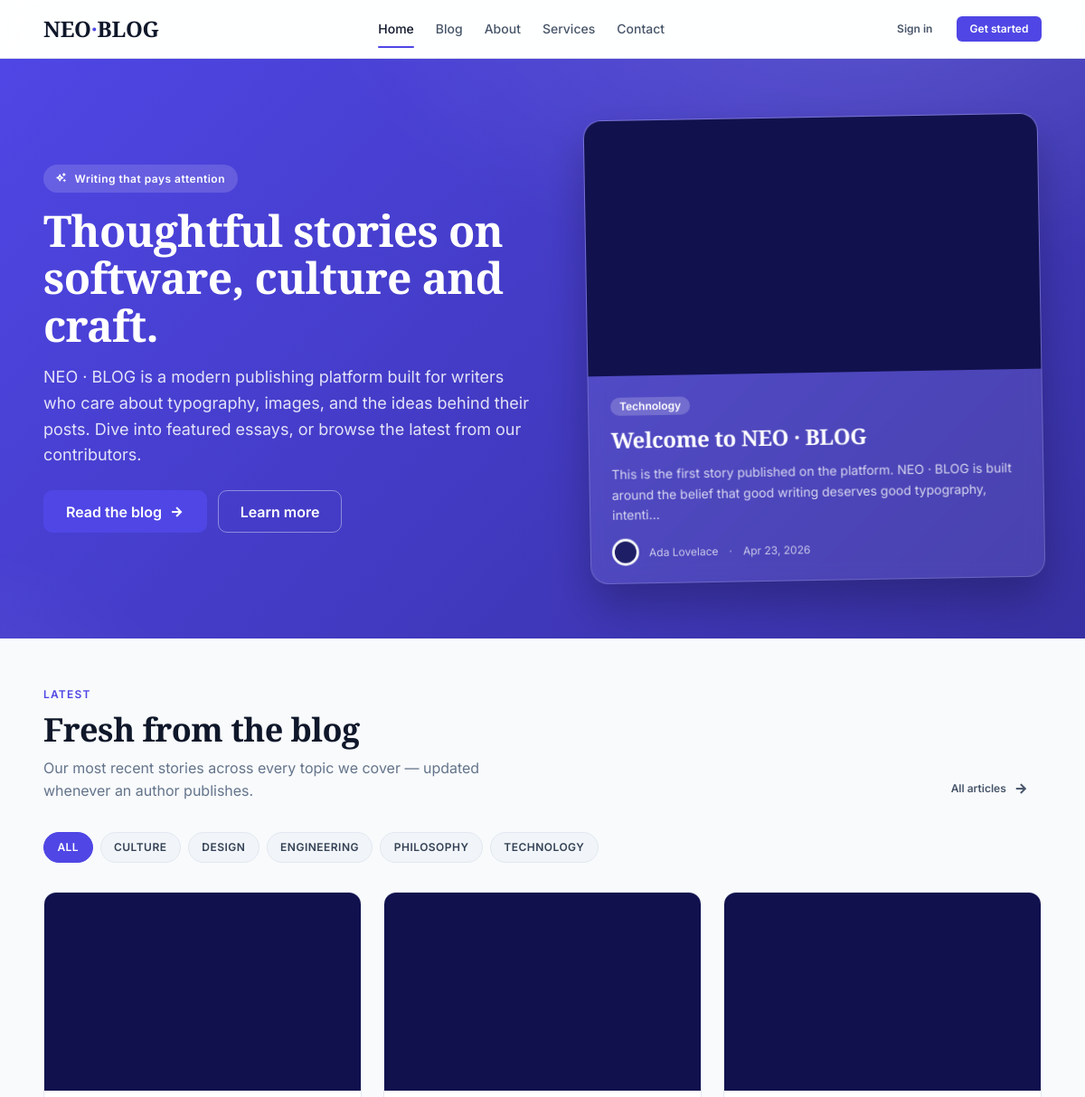
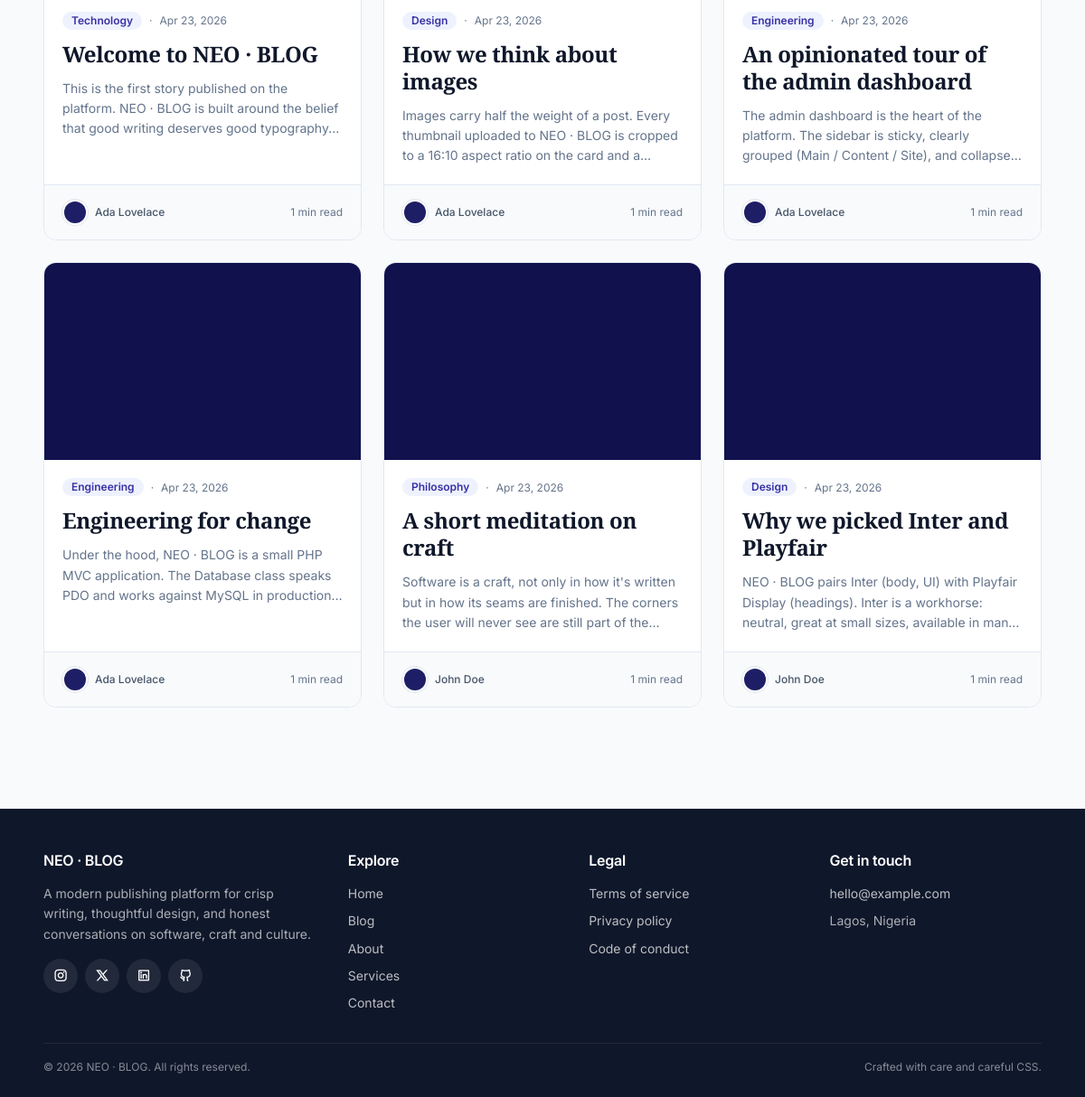
The page / on the database its author committed (2 pictures, top to bottom).
### tables this page shows
CREATE TABLE posts (
    id           INT UNSIGNED AUTO_INCREMENT PRIMARY KEY,
    title        VARCHAR(255) NOT NULL,
    body         LONGTEXT     NOT NULL,
    thumbnail    VARCHAR(255) NOT NULL DEFAULT 'default-thumbnail.png',
    category_id  INT UNSIGNED NOT NULL,
    author_id    INT UNSIGNED NOT NULL,
    is_featured  TINYINT(1)   NOT NULL DEFAULT 0,
    date_time    TIMESTAMP    NOT NULL DEFAULT CURRENT_TIMESTAMP,
    KEY idx_category (category_id),
    KEY idx_author   (author_id),
    CONSTRAINT fk_posts_category FOREIGN KEY (category_id) REFERENCES categories(id) ON DELETE RESTRICT,
    CONSTRAINT fk_posts_author   FOREIGN KEY (author_id)   REFERENCES users(id)      ON DELETE CASCADE
);

CREATE TABLE categories (
    id          INT UNSIGNED AUTO_INCREMENT PRIMARY KEY,
    title       VARCHAR(120) NOT NULL,
    created_at  TIMESTAMP    NOT NULL DEFAULT CURRENT_TIMESTAMP,
    UNIQUE KEY uniq_title (title)
);

CREATE TABLE users (
    id          INT UNSIGNED AUTO_INCREMENT PRIMARY KEY,
    firstname   VARCHAR(100) NOT NULL,
    lastname    VARCHAR(100) NOT NULL,
    username    VARCHAR(50)  NOT NULL,
    email       VARCHAR(190) NOT NULL,
    password    VARCHAR(255) NOT NULL,
    avatar      VARCHAR(255) NOT NULL DEFAULT 'default-avatar.png',
    is_admin    TINYINT(1)   NOT NULL DEFAULT 0,
    created_at  TIMESTAMP    NOT NULL DEFAULT CURRENT_TIMESTAMP,
    UNIQUE KEY uniq_username (username),
    UNIQUE KEY uniq_email    (email)
);

### app/Controllers/HomeController.php (called while the page is built, shortened)
<?php
final class HomeController
{
    public function index(): void
    {
        $postModel     = new Post();
        $categoryModel = new Category();
        View::render('home', [
            'title'      => APP_NAME,
            'featured'   => $postModel->getFeatured(),
            'posts'      => $postModel->getLatest(6),
            'categories' => $categoryModel->getAll(),
            'activeLink' => 'home',
        ]);
    }
}

### public/index.php (called while the page is built, shortened)
<?php
$router = new \App\Core\Router();
$router->dispatch(
    $_SERVER['REQUEST_METHOD'] ?? 'GET',
    $_SERVER['REQUEST_URI']    ?? '/'
);

### app/Core/helpers.php (called while the page is built, shortened)
<?php
function e(mixed $value): string
{
    return htmlspecialchars((string) $value, ENT_QUOTES | ENT_SUBSTITUTE, 'UTF-8');
}
function url(string $path = '/'): string
{
    $path = '/' . ltrim($path, '/');
    return rtrim(ROOT_URL, '/') . $path;
}
function upload_url(string $filename): string
{
    return url('uploads/' . ltrim($filename, '/'));
}
function timeAgo(string $dateTimeStr): string
{
    $diff = time() - strtotime($dateTimeStr);
    return date('M d, Y', (int) strtotime($dateTimeStr));
}
function formatDate(string $dateTimeStr, string $format = 'M d, Y - h:i a'): string
{
    $ts = strtotime($dateTimeStr);
    return $ts ? date($format, $ts) : $dateTimeStr;
}
function excerpt(string $text, int $length = 240): string
{
    $text = trim(preg_replace('/\s+/u', ' ', $text) ?? $text);
    return rtrim(mb_substr($text, 0, $length), " \t\n\r.,;:-") . '…';
}
function readingTime(string $text): int
{
    $words = str_word_count(strip_tags($text));
    return max(1, (int) ceil($words / 220));
}
function avatar_url(?string $filename): string
{
    $filename = trim((string) $filename);
    return upload_url($filename);
}
function thumbnail_url(?string $filename): string
{
    $filename = trim((string) $filename);
    return upload_url($filename);
}

### app/Core/Database.php (called while the page is built, shortened)
<?php
final class Database
{
    private PDO $pdo;
    private function __construct()
    {
        try {
            if (DB_DRIVER === 'sqlite') {
                $this->pdo = new PDO('sqlite:' . DB_SQLITE_PATH);
                $this->pdo->exec('PRAGMA foreign_keys = ON');
            } else {
                $dsn = sprintf(
                    'mysql:host=%s;port=%d;dbname=%s;charset=%s',
                    DB_HOST,
                    DB_PORT,
                    DB_NAME,
                    DB_CHARSET
                );
                $this->pdo = new PDO($dsn, DB_USER, DB_PASS);
            }
            $this->pdo->setAttribute(PDO::ATTR_ERRMODE,            PDO::ERRMODE_EXCEPTION);
            $this->pdo->setAttribute(PDO::ATTR_DEFAULT_FETCH_MODE, PDO::FETCH_ASSOC);
            $this->pdo->setAttribute(PDO::ATTR_EMULATE_PREPARES,   false);
        } catch (PDOException $e) {
            throw new RuntimeException(
                'Database connection failed: ' . $e->getMessage(),
                (int) $e->getCode(),
                $e
            );
        }
    }
    public function fetchAll(string $sql, string $types = '', mixed ...$params): array
    {
        return $this->run($sql, $params)->fetchAll();
    }
    public function fetchOne(string $sql, string $types = '', mixed ...$params): ?array
    {
        $row = $this->run($sql, $params)->fetch();
        return $row === false ? null : $row;
    }
    private function run(string $sql, array $params): \PDOStatement
    {
        $stmt = $this->pdo->prepare($sql);
        $stmt->execute($params);
        return $stmt;
    }
}

### app/Models/Post.php (called while the page is built, shortened)
<?php
final class Post
{
    private Database $db;
    public function __construct()
    {
        $this->db = Database::getInstance();
    }
    public function getFeatured(): ?array
    {
        return $this->db->fetchOne(self::BASE_SELECT . " WHERE posts.is_featured = 1 LIMIT 1");
    }
    public function getLatest(int $limit = 6): array
    {
        return $this->db->fetchAll(
            self::BASE_SELECT . " ORDER BY posts.date_time DESC LIMIT ?",
            '', $limit
        );
    }
}

### app/Models/Category.php (called while the page is built, shortened)
<?php
final class Category
{
    private Database $db;
    public function __construct()
    {
        $this->db = Database::getInstance();
    }
    public function getAll(): array
    {
        return $this->db->fetchAll("SELECT * FROM categories ORDER BY title");
    }
}

### resources/views/partials/post-card.php (the view, shortened to what this page needs)
<article class="post-card">
    <a href="<?= url('/post?id=' . (int) $post['id']) ?>" class="post-card__thumb">
        <img src="<?= thumbnail_url($post['thumbnail'] ?? '') ?>" alt="<?= e($post['title']) ?>">
    </a>
    <div class="post-card__body">
        <div class="post-card__meta">
            <a href="<?= url('/category?id=' . (int) $post['category_id']) ?>" class="badge badge--primary"><?= e($post['category_title']) ?></a>
            <span>·</span>
            <span><?= e(formatDate($post['date_time'], 'M d, Y')) ?></span>
        </div>
        <h3 class="post-card__title">
            <a href="<?= url('/post?id=' . (int) $post['id']) ?>"><?= e($post['title']) ?></a>
        </h3>
        <p class="post-card__excerpt"><?= e(excerpt(strip_tags($post['body']), 160)) ?></p>
    </div>
    <div class="post-card__footer">
        <div class="post-card__author">
            <span class="avatar avatar--xs">
                <img src="<?= avatar_url($post['avatar'] ?? '') ?>" alt="">
            </span>
            <span><?= e($post['firstname'] . ' ' . $post['lastname']) ?></span>
        </div>
        <span class="post-card__readtime"><?= readingTime($post['body']) ?> min read</span>
    </div>
</article>

### resources/views/home.php (shortened to what this page needs)
<section class="hero">
    <div class="container hero__inner">
        <div>
            <span class="hero__badge"><i class="ri-sparkling-line"></i> Writing that pays attention</span>
            <h1>Thoughtful stories on software, culture and craft.</h1>
            <p>
                NEO · BLOG is a modern publishing platform built for writers who care about typography, images, and the ideas behind their posts.
                Dive into featured essays, or browse the latest from our contributors.
            </p>
            <div class="hero__actions">
                <a href="<?= url('/blog') ?>" class="btn btn--lg">
                    Read the blog <i class="ri-arrow-right-line"></i>
                </a>
                <a href="<?= url('/about') ?>" class="btn btn--outline btn--lg">Learn more</a>
            </div>
        </div>
        <?php if ($featured): ?>
            <a href="<?= url('/post?id=' . (int) $featured['id']) ?>" class="hero__featured-card">
                <div class="hero__featured-thumb">
                    <img src="<?= thumbnail_url($featured['thumbnail']) ?>" alt="<?= e($featured['title']) ?>">
                </div>
                <div class="hero__featured-body">
                    <span class="badge"><?= e($featured['category_title']) ?></span>
                    <h3><?= e($featured['title']) ?></h3>
                    <p><?= e(excerpt(strip_tags($featured['body']), 140)) ?></p>
                    <div class="hero__featured-meta">
                        <span class="avatar avatar--xs">
                            <img src="<?= avatar_url($featured['avatar']) ?>" alt="">
                        </span>
                        <span><?= e($featured['firstname'] . ' ' . $featured['lastname']) ?></span>
                        <span>·</span>
                        <span><?= e(timeAgo($featured['date_time'])) ?></span>
                    </div>
                </div>
            </a>
        <?php endif; ?>
    </div>
</section>
<section class="section">
    <div class="container">
        <div class="section-head">
            <div>
                <span class="section-head__eyebrow">Latest</span>
                <h2>Fresh from the blog</h2>
                <p>Our most recent stories across every topic we cover — updated whenever an author publishes.</p>
            </div>
            <a href="<?= url('/blog') ?>" class="btn btn--ghost btn--sm">
                All articles <i class="ri-arrow-right-line"></i>
            </a>
        </div>
        <?php View::partial('partials/categories-row', ['categories' => $categories]); ?>
        <?php if (empty($posts)): ?>
            <div class="empty-state">
                <i class="ri-inbox-line"></i>
                <div class="empty-state__title">No posts yet</div>
                <div>Sign in as an admin to publish the first story.</div>
            </div>
        <?php else: ?>
            <div class="post-grid">
                <?php foreach ($posts as $post): ?>
                    <?php View::partial('partials/post-card', ['post' => $post]); ?>
                <?php endforeach; ?>
            </div>
        <?php endif; ?>
    </div>
</section>

### resources/views/partials/categories-row.php
<?php
$activeCategoryId = $activeCategoryId ?? null;
?>
<div class="categories-row">
    <a href="<?= url('/blog') ?>" class="chip <?= $activeCategoryId === null ? 'is-active' : '' ?>">All</a>
    <?php foreach ($categories as $c): ?>
        <a href="<?= url('/category?id=' . (int) $c['id']) ?>"
           class="chip <?= $activeCategoryId === (int) $c['id'] ? 'is-active' : '' ?>">
            <?= e($c['title']) ?>
        </a>
    <?php endforeach; ?>
</div>

### app/Core/Router.php (shortened to what this page needs)
<?php
final class Router
{
    private array $routes = [];
    private string $prefix = '';
    public function group(string $prefix, callable $callback): void
    {
        $previous    = $this->prefix;
        $this->prefix = rtrim($previous . $prefix, '/');
        $this->prefix = $previous;
    }
    public function dispatch(string $method, string $uri): void
    {
        $path   = $this->normalise($uri);
        foreach ($this->routes as $route) {
            if ($route['path'] === $path) {
                $this->invoke($route['handler'], []);
                return;
            }
        }
    }
    private function add(string $method, string $path, string $handler): void
    {
        $fullPath = rtrim($this->prefix . '/' . ltrim($path, '/'), '/');
        if ($fullPath === '') $fullPath = '/';
        $this->routes[] = [
            'method'  => $method,
            'path'    => $fullPath,
            'handler' => $handler,
        ];
    }
    private function normalise(string $uri): string
    {
        $path = parse_url($uri, PHP_URL_PATH) ?: '/';
        $path = rtrim($path, '/');
        return $path === '' ? '/' : $path;
    }
    private function invoke(string $handler, array $params): void
    {
        [$controller, $action] = explode('@', $handler, 2);
        $instance = new $class();
        $instance->$action($params);
    }
}

### rows shown on the page
posts: thumbnail (placeholder picture), title "Welcome to NEO · BLOG", body "This is the first story published on the platform. NEO · BLOG is built around the belief that good writing deserves good typography, intenti…", date_time "Apr 23, 2026", category.title "Technology", body "This is the first story published on the platform. NEO · BLOG is built around the belief that good writing deserves good…", author.avatar (placeholder picture), author.lastname "Ada Lovelace", body "1"
categories: title "Technology", title "TECHNOLOGY"
users: avatar (placeholder picture), firstname+lastname "Ada Lovelace"
categories: title "CULTURE"
categories: title "DESIGN"
categories: title "ENGINEERING"
categories: title "PHILOSOPHY"
posts: thumbnail (placeholder picture), category.title "Design", date_time "Apr 23, 2026", title "How we think about images", body "Images carry half the weight of a post. Every thumbnail uploaded to NEO · BLOG is cropped to a 16:10 aspect ratio on the card and…", author.avatar (placeholder picture), author.lastname "Ada Lovelace", body "1"
posts: thumbnail (placeholder picture), category.title "Engineering", date_time "Apr 23, 2026", title "An opinionated tour of the admin dashboard", body "The admin dashboard is the heart of the platform. The sidebar is sticky, clearly grouped (Main / Content / Site), and…", author.avatar (placeholder picture), author.lastname "Ada Lovelace", body "1"
posts: thumbnail (placeholder picture), category.title "Engineering", date_time "Apr 23, 2026", title "Engineering for change", body "Under the hood, NEO · BLOG is a small PHP MVC application. The Database class speaks PDO and works against MySQL in…", author.avatar (placeholder picture), author.lastname "Ada Lovelace", body "1"
posts: thumbnail (placeholder picture), category.title "Philosophy", date_time "Apr 23, 2026", title "A short meditation on craft", body "Software is a craft, not only in how it's written but in how its seams are finished. The corners the user will never see are still part of…", author.avatar (placeholder picture), author.lastname "John Doe", body "1"
posts: thumbnail (placeholder picture), category.title "Design", date_time "Apr 23, 2026", title "Why we picked Inter and Playfair", body "NEO · BLOG pairs Inter (body, UI) with Playfair Display (headings). Inter is a workhorse: neutral, great at small sizes, available in…", author.avatar (placeholder picture), author.lastname "John Doe", body "1"
